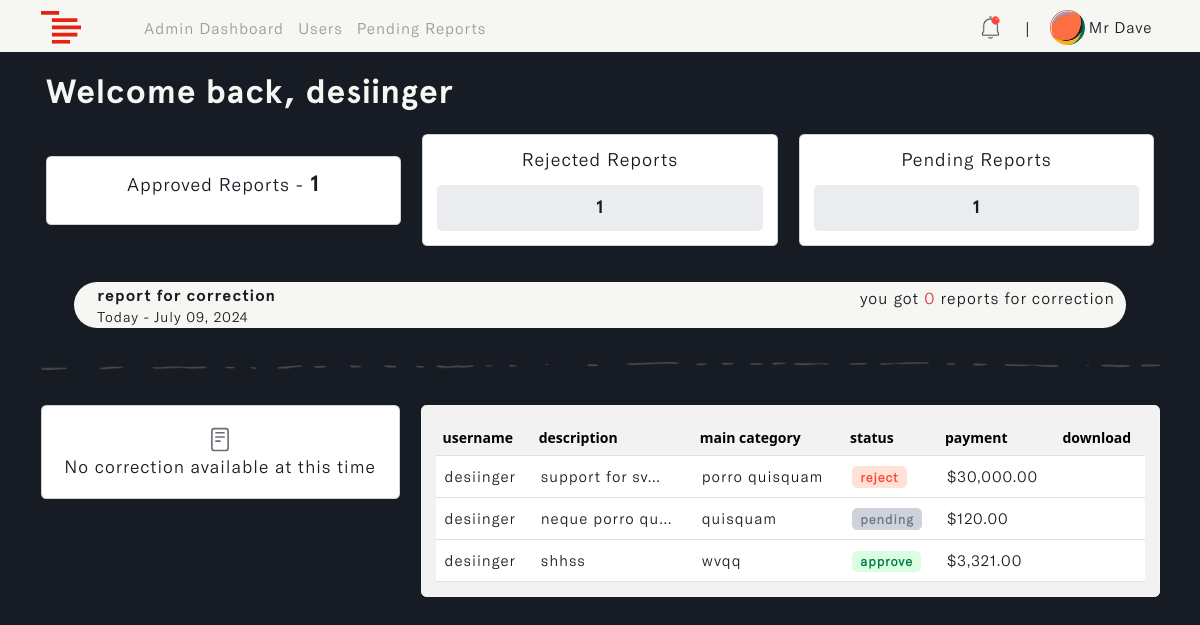
Page /accountant/dashboard (signed in) on the committed database.
### accounts/models.py (models this page shows, shortened)
class User(AbstractUser):
    ROLES = (
        ('admin', 'Admin'),
        ('accountant', 'Accountant'),
    )
    role = models.CharField(max_length=20, choices=ROLES, default='admin')

class Profile(models.Model):
    user = models.OneToOneField(settings.AUTH_USER_MODEL, on_delete=models.CASCADE, blank=True, null=True)
    name = models.CharField(max_length=255, unique=True)
    username = models.CharField(max_length=255, unique=True, blank=True, null=True)
    email = models.EmailField(max_length=255, unique=True)
    updated_time_stamp = models.DateTimeField(auto_now=True)
    created_time_stamp = models.DateTimeField(auto_now_add=True)
    id = models.UUIDField(default=uuid.uuid4, primary_key=True, unique=True, editable=False)

### reports/models.py (models this page shows, shortened)
class Report(models.Model):
    STATUS = (
        ('pending', 'pending'),
        ('correction', 'correction'),
        ('approve', 'approve'),
        ('reject', 'reject')
    )
    account_owner = models.ForeignKey(Profile, on_delete=models.CASCADE, null=True, db_index=True)
    description = models.TextField(null=True, blank=True, db_index=True)
    main_category = models.CharField(max_length=255, null=True, blank=True, db_index=True)
    sub_category = models.CharField(max_length=255, null=True, blank=True, db_index=True)
    status = models.CharField(max_length=255, default="pending", null=True, blank=True, choices=STATUS, db_index=True)
    payment = models.DecimalField(max_digits=10, decimal_places=2, null=True, blank=True, default=0.00, db_index=True)
    report_note = models.TextField(null=True, blank=True, db_index=True)
    updated_time_stamp = models.DateTimeField(auto_now=True, db_index=True)
    created_time_stamp = models.DateTimeField(auto_now_add=True, db_index=True)
    id = models.UUIDField(default=uuid.uuid4, primary_key=True, unique=True, editable=False)
    class Meta:
        ordering = ['-updated_time_stamp']

### accountant/views.py (the view)
# urls.py: path('dashboard', views.accountant_dashboard, name='a_dashboard'),
@login_required(login_url='login')
def accountant_dashboard(request):
    user = request.user.profile
    all_reports = Report.objects.select_related('account_owner').filter(account_owner=user)
    correction = next((report for report in all_reports if report.status == 'correction'), None)
    status_counts = Report.objects.filter(account_owner=user).aggregate(
        approve_count=Count('id', filter=Q(status='approve')),
        reject_count=Count('id', filter=Q(status='reject')),
        pending_count=Count('id', filter=Q(status='pending')),
        correction_count=Count('id', filter=Q(status='correction')),
    )
    approve_count = status_counts['approve_count']
    reject_count = status_counts['reject_count']
    pending_count = status_counts['pending_count']
    correction_count = status_counts['correction_count']
    current_date = datetime.now().strftime("%B %d, %Y")
    context = {
        'reports': all_reports,
        'approve_count': approve_count,
        'reject_count': reject_count,
        'pending_count': pending_count,
        'correction_count': correction_count,
        'current_date': current_date,
        'correction': correction
    }
    return render(request, 'accountant/a_dashboard.html', context)

### accountant/templates/accountant/a_dashboard.html (shortened to what this page needs)
{% load static %}
{% load widget_tweaks %}
{% load humanize %}
<!DOCTYPE html>
<html lang="en" class="js has-scroll-init has-scroll-smooth">
  <head>
    <link rel="stylesheet" href="{% static '/css/bootstrap.min.css' %}" />
    <link rel="stylesheet" href="{% static '/css/a_dashboard.css' %}" />
  </head>
  <body
    id="pageTop"
    class="page-content"
    data-spy="scroll"
    data-target="#mainNav"
  >
    {% include 'nav.html' %}
    <main>
      <div data-scroll class="page page--layout-2" id="main">
        <div id="hero">
          <div class="container-fluid">
            <div class="hero-intro">
              <h1>Welcome back, {{request.user.profile.username}}</h1>
              <div class="row" id="dashboard_card">
                <div class="col-md-4 align-self-center">
                  <div class="card" id="main_card">
                    <div class="card-body">
                      <h6>
                        approved reports - <span>{{approve_count}}</span>
                      </h6>
                    </div>
                  </div>
                </div>
                <div class="col-md-4">
                  <div class="card">
                    <div class="card-body">
                      <h6 id="rejected_">
                        rejected reports
                      </h6>
                      <div id="stats">
                        <center>
                          <small>{{reject_count}}</small>
                        </center>
                      </div>
                    </div>
                  </div>
                </div>
                <div class="col-md-4">
                  <div class="card">
                    <div class="card-body">
                      <h6 id="pending_">
                        pending reports
                      </h6>
                      <div id="stats">
                        <center>
                          <small>{{pending_count}}</small>
                        </center>
                      </div>
                    </div>
                  </div>
                </div>
              </div>
            </div>
          </div>
        </div>
        <div id="correction">
          <div class="container">
            <div class="correction-intro">
              <h2 id="h2-text">
                <span id="move_txt">
                  report for correction <br />
                  <small>Today - {{current_date}}</small>
                </span>
              </h2>
              <h2 class="align-self-center" id="h2-icon">
                you got
                <span class="text-danger">{{correction_count}}</span>
                report{{ correction_count|pluralize }} for correction
              </h2>
            </div>
            <img
              src="{% static 'images/line.png'%}"
              class="img-fluid d-flex mx-auto"
              id="page_line"
              alt="page_line"
            />
            <div class="row">
              <div class="col-md-4" id="correction-card">
                <div class="card">
                  <div class="card-body">
                    {% if correction %}
                    <h6>
                      <ion-icon name="reader-outline"></ion-icon>
                    </h6>
                    <small
                      >latest report data
                      <span class="badge correction"
                        >{{correction.status}}</span
                      ></small
                    >
                    <hr />
                    <h3 id="description">
                      {{correction.description|truncatechars:40}}
                    </h3>
                    <h3 id="main_cat">
                      <ion-icon name="checkbox-outline"></ion-icon>
                      {{correction.main_category|truncatechars:30}}
                    </h3>
                    <h3 id="sub_cat">
                      <ion-icon name="checkbox-outline"></ion-icon>
                      {{correction.sub_category|truncatechars:30}}
                    </h3>
                    <a
                      href="{% url 'make-correction' correction.id %}"
                      id="corrections"
                      class="btn"
                    >
                      <ion-icon name="reader-outline"></ion-icon> make
                      correction
                    </a>
                    <a
                      href="{% url 'corrections' %}"
                      id="all_corrections"
                      class="btn"
                    >
                      <span>view all corrections</span>
                    </a>
                    {% else %}
                    <img
                      src="{% static 'images/report-img.svg' %}"
                      class="img-fluid d-flex mx-auto"
                      id="report_img"
                      alt="report_img"
                    />
                    <h2>No correction available at this time</h2>
                    {% endif %}
                  </div>
                </div>
              </div>
              <div class="col-md-8" id="reports-table">
                {% if reports %}
                <div class="card">
                  <div class="card-body">
                    <table class="table table-hover" id="invoice_table">
                      <thead>
                        <tr>
                          <th scope="col">username</th>
                          <th scope="col">description</th>
                          <th scope="col">main category</th>
                          <th scope="col">status</th>
                          <th scope="col">payment</th>
                          <th scope="col">download</th>
                        </tr>
                      </thead>
                      <tbody>
                        {% for report in reports %}
                        <tr>
                          <td>{{report.account_owner.username}}</td>
                          <td>{{report.description|truncatechars:15}}</td>
                          <td>{{report.main_category|truncatechars:15}}</td>
                          <td>
                            {% if report.status == 'pending' %}
                            <span class="badge pending">pending</span>
                            {% elif report.status == 'reject' %}
                            <span class="badge reject">reject</span>
                            {% elif report.status == 'correction' %}
                            <span class="badge correction">correction</span>
                            {% else %}
                            <span class="badge approve">approve</span>
                            {% endif %}
                          </td>
                          <td>${{report.payment|floatformat:2|intcomma}}</td>
                          <td>
                          </td>
                        </tr>
                        {% endfor %}
                      </tbody>
                    </table>
                  </div>
                </div>
                {% endif %}
              </div>
            </div>
          </div>
        </div>
      </div>
    </main>
  </body>
</html>

### templates/nav.html (shortened to what this page needs)
{% load static %}
{% load active_link_tags %}
<nav class="navbar navbar-expand-lg fixed-top menu" id="mainNav">
  <div class="container">
    <a class="navbar-brand" href="#">
      <img
        src="{% static 'images/logo.svg' %}"
        class="img-fluid"
        id="logo"
        alt="logo"
      />
    </a>
    <div class="collapse navbar-collapse" id="navbarSupportedContent">
      {% if request.user.role == 'admin' %}
      <ul class="navbar-nav me-auto mb-2 mb-lg-0 left--links">
        <li class="nav-item">
          <a
            class="nav-link {% active_link 'dashboard' %}"
            href="{% url 'dashboard' %}"
            >Admin Dashboard</a
          >
        </li>
        <li class="nav-item">
          <a class="nav-link {% active_link 'users' %}" href="{% url 'users' %}"
            >Users</a
          >
        </li>
        <li class="nav-item">
          <a
            class="nav-link {% active_link 'pending-reports' %}"
            href="{% url 'pending-reports' %}"
            >Pending Reports</a
          >
        </li>
      </ul>
      {% endif %}
      <ul class="navbar-nav mb-2 mb-lg-0" id="rightNav">
        <li class="nav-item align-self-center">
          <a class="nav-link" href="{% url 'corrections' %}">
            <img
              id="notification_img"
              src="{% static '/images/notification.png' %}"
              class="img-fluid"
              alt="notification_img"
            />
            <sup
              ><img
                id="notification_dot"
                src="{% static '/images/dot.svg' %}"
                class="img-fluid"
                alt="notification_dot"
            /></sup>
          </a>
        </li>
        <li class="nav-item align-self-center" id="nav_span"><span>|</span></li>
        <li class="nav-item dropdown">
          <a class="nav-link" href="{% url 'profile' %}">
            <img
              id="profile_img"
              src="{% static '/images/avatar.webp' %}"
              class="img-fluid rounded-circle"
              alt="profile_img"
            />
            <small>{{request.user.profile.name}}</small>
          </a>
        </li>
      </ul>
    </div>
  </div>
</nav>

### static/css/a_dashboard.css (style rules this page uses)
*, *::after, *::before { box-sizing: border-box; margin: 0; padding: 0; }
html, body { box-sizing: border-box; font-size: 14px; margin: 0; padding: 0; width: 100%; overflow-x: hidden; background: var(--main-color); -webkit-font-smoothing: antialiased; -moz-osx-font-smoothing: grayscale; scroll-behavior: smooth; }
a { text-decoration: none; }
.page-content { --main-color: #171b23; --text-color: #f6f6f3; --header-font: "Apercu-Bold"; --text-font: "GTAmerica-Light"; }
a { text-decoration: none; color: var(--accent-color); }
#mainNav { transform: translateY(0); transition: padding-top 0.3s, padding-bottom 0.3s; padding-top: 3px; padding-bottom: 0px; background: var(--text-color); transform: translateY(0); opacity: 1; z-index: 9; width: 100vw; }
#profile_img { width: 35px; }
#mainNav small { font-size: 1.2rem; font-family: var(--text-font); color: var(--main-color); letter-spacing: 1px; vertical-align: middle; }
#mainNav .navbar-brand { color: #8858d1; }
.left--links a { font-family: var(--text-font); color: #999; letter-spacing: 1px; font-size: 1.2rem; line-height: normal; }
#nav_span { margin-left: 1px; margin-right: 12px; }
#notification_img { width: 25px; vertical-align: middle; }
#notification_dot { width: 9px; margin-left: -42%; margin-top: -15%; }
#hero { margin-top: 6%; }
.hero-intro { margin: 3%; }
.hero-intro h1 { font-size: 4.2vh; font-family: var(--header-font); color: var(--text-color); letter-spacing: 1px; margin-bottom: 2%; }
#dashboard_card #stats { background-color: #c1c7d157; border-radius: 5px; padding: 3%; }
#dashboard_card h6 { color: var(--main-color); letter-spacing: 1px; font-family: var(--text-font); font-size: 1.3rem; text-transform: capitalize; text-align: center; }
#dashboard_card h6 span { font-family: var(--header-font); font-size: 1.6rem; }
#dashboard_card small { color: var(--main-color); letter-spacing: 1px; font-family: var(--header-font); font-size: 1.3rem; }
#page_line { margin-top: 3%; }
#correction { margin-top: 2%; }
.correction-intro { margin: 3%; display: flex; justify-content: space-between; background-color: var(--text-color); padding: 4px; border-radius: 65px; padding-right: 1%; padding-left: 1%; }
.correction-intro h2 { font-size: 2vh; font-family: var(--text-font); color: var(--main-color); letter-spacing: 1px; line-height: 1.3; }
#move_txt { position: absolute; margin-left: 1%; font-family: var(--header-font); }
#move_txt small { font-family: var(--text-font); }
#correction-card { margin-top: 3%; }
#report_img { width: 8%; margin-top: 2%; }
#correction-card h2 { font-size: 2.2vh; font-family: var(--text-font); color: var(--main-color); letter-spacing: 1px; text-align: center; margin-top: 1%; }
#reports-table { margin-top: 3%; }
#reports-table .card { border: 1px solid var(--text-color); background: #f7f7f7f9; }
#reports-table table { margin-bottom: 0px; }
#reports-table th { background-color: transparent; }
#reports-table td { font-size: 1.9vh; font-family: var(--text-font); color: var(--main-color); letter-spacing: 1px; padding: 9px; text-transform: lowercase; }
#reports-table .pending { background: #c1c7d1ca; color: #5b616bca; font-size: 1.6vh; }
#reports-table .approve { background: #d9ffe0; color: #027a48; font-size: 1.6vh; }
#reports-table .reject { background: #ffe2d5; color: #ff4539; font-size: 1.6vh; }
@media (min-width: 1200px) { #mainNav small { font-size: 1.1rem; } }
@media (min-width: 1200px) { .left--links { margin-left: 4%; } }
@media (min-width: 1200px) { .left--links a { font-size: 1.1rem; } }

### rows in the picture
User: user.profile.name "Mr Dave", user.profile.username "desiinger"
Report: account_owner.username "desiinger", description "support for sv…", main_category "porro quisquam", status "reject", payment "30,000.00"
Report: account_owner.username "desiinger", description "neque porro qu…", main_category "quisquam", status "pending", payment "120.00"
Report: account_owner.username "desiinger", description "shhss", main_category "wvqq", status "approve", payment "3,321.00"

### other values in the picture
{{ approve_count }} "1"
{{ reject_count }} "1"
{{ pending_count }} "1"
{{ correction_count }} "0"
